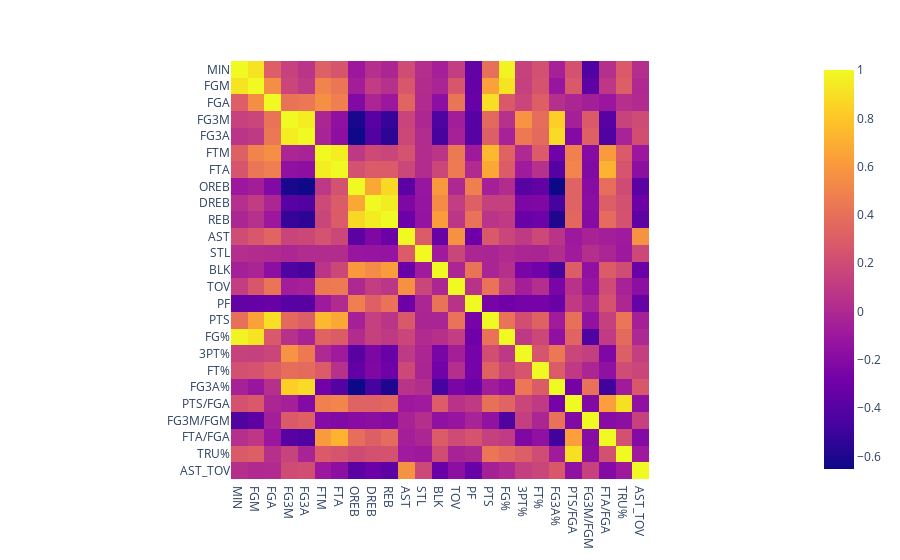

Write notebook code for a chart like this one.
### Code cell
data_per_min = data.groupby(['PLAYER', 'PLAYER_ID', 'Years'])[total_cols].sum().reset_index()
for col in data_per_min.columns[5:]:
    data_per_min[col] = data_per_min[col]/data_per_min['MIN']

data_per_min['FG%'] = data_per_min['FGM'] / data_per_min['FGA']
data_per_min['3PT%'] = data_per_min['FG3M'] / data_per_min['FG3A']
data_per_min['FT%'] = data_per_min['FTM'] / data_per_min['FTA']
data_per_min['FG3A%'] = data_per_min['FG3A'] / data_per_min['FGA']
data_per_min['PTS/FGA'] = data_per_min['PTS'] / data_per_min['FGA']
data_per_min['FG3M/FGM'] = data_per_min['FG3M'] / data_per_min['FGM']
data_per_min['FTA/FGA'] = data_per_min['FTA'] / data_per_min['FGA']
data_per_min['TRU%'] = 0.5*data_per_min['PTS']/(data_per_min['FGA']+0.475*data_per_min['FTA'])
data_per_min['AST_TOV'] = data_per_min['AST']/data_per_min['TOV']


data_per_min = data_per_min[data_per_min['MIN']>=50]
data_per_min

numeric_data_per_min = data_per_min.select_dtypes(include=['number'])
numeric_data_per_min.drop(columns="PLAYER_ID", inplace=True)


numeric_data_per_min.corr()

fig = px.imshow(numeric_data_per_min.corr())
fig.show()

### Figure 1 — Plotly figure (JSON) as saved in the notebook; plotly's stock layout.template omitted (floating-point values rounded to 4 significant figures; data arrays with more than 128 entries replaced by an {"elided": "..."} marker saying what was removed)
{"data": [{"coloraxis": "coloraxis", "hovertemplate": "x: %{x}<br>y: %{y}<br>color: %{z}<extra></extra>", "name": "0", "type": "heatmap", "x": ["MIN", "FGM", "FGA", "FG3M", "FG3A", "FTM", "FTA", "OREB", "DREB", "REB", "AST", "STL", "BLK", "TOV", "PF", "PTS", "FG%", "3PT%", "FT%", "FG3A%", "PTS/FGA", "FG3M/FGM", "FTA/FGA", "TRU%", "AST_TOV"], "xaxis": "x", "y": ["MIN", "FGM", "FGA", "FG3M", "FG3A", "FTM", "FTA", "OREB", "DREB", "REB", "AST", "STL", "BLK", "TOV", "PF", "PTS", "FG%", "3PT%", "FT%", "FG3A%", "PTS/FGA", "FG3M/FGM", "FTA/FGA", "TRU%", "AST_TOV"], "yaxis": "y", "z": {"elided": "25x25 float values"}}], "layout": {"coloraxis": {"colorscale": [[0, "#0d0887"], [0.1111, "#46039f"], [0.2222, "#7201a8"], [0.3333, "#9c179e"], [0.4444, "#bd3786"], [0.5556, "#d8576b"], [0.6667, "#ed7953"], [0.7778, "#fb9f3a"], [0.8889, "#fdca26"], [1, "#f0f921"]]}, "margin": {"t": 60}, "xaxis": {"anchor": "y", "constrain": "domain", "domain": [0, 1], "scaleanchor": "y"}, "yaxis": {"anchor": "x", "autorange": "reversed", "constrain": "domain", "domain": [0, 1]}}}
